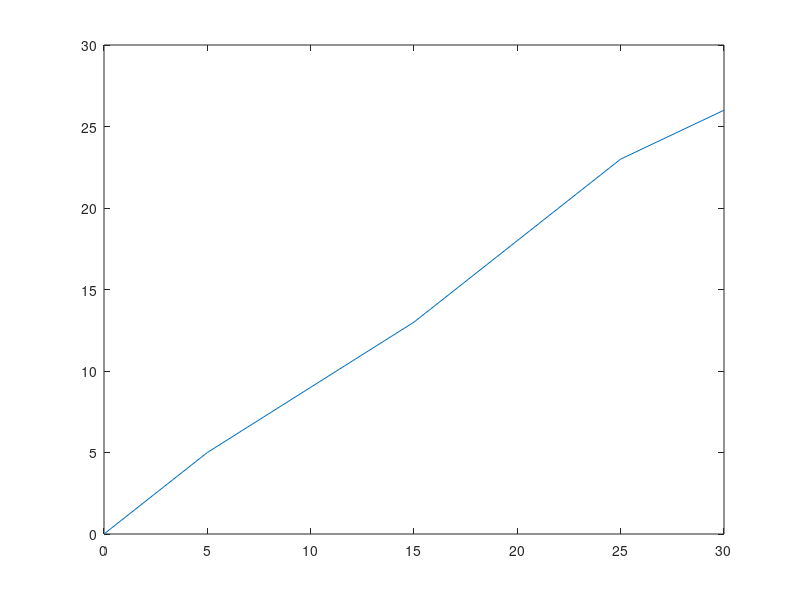

Write the MATLAB code that produced this figure. (Note: this script raises an error after producing the figure.)
%%
clear
close all
clc
%%
anglesIn = 0:5:30;
anglesOut = [0;5;9;13;18;23;26];

plot(anglesIn,anglesOut);
hold on;
plot(anglesIn,G_angles(anglesIn));
legend("measured Data","linear fitting curve");

xlabel("angles Input in Deg");
ylabel("angles Output in Deg")


% angeDesiredIn = fsolve(@G_angles,15);

%% linear interpolation
function y = G_angles(x)
    angleDesired = 0;%14.95; %in deg
    
    % Coefficients:
      p1 = 0.87857;
      p2 = 0.25;

    y = p1*x + p2 - angleDesired; 
end



